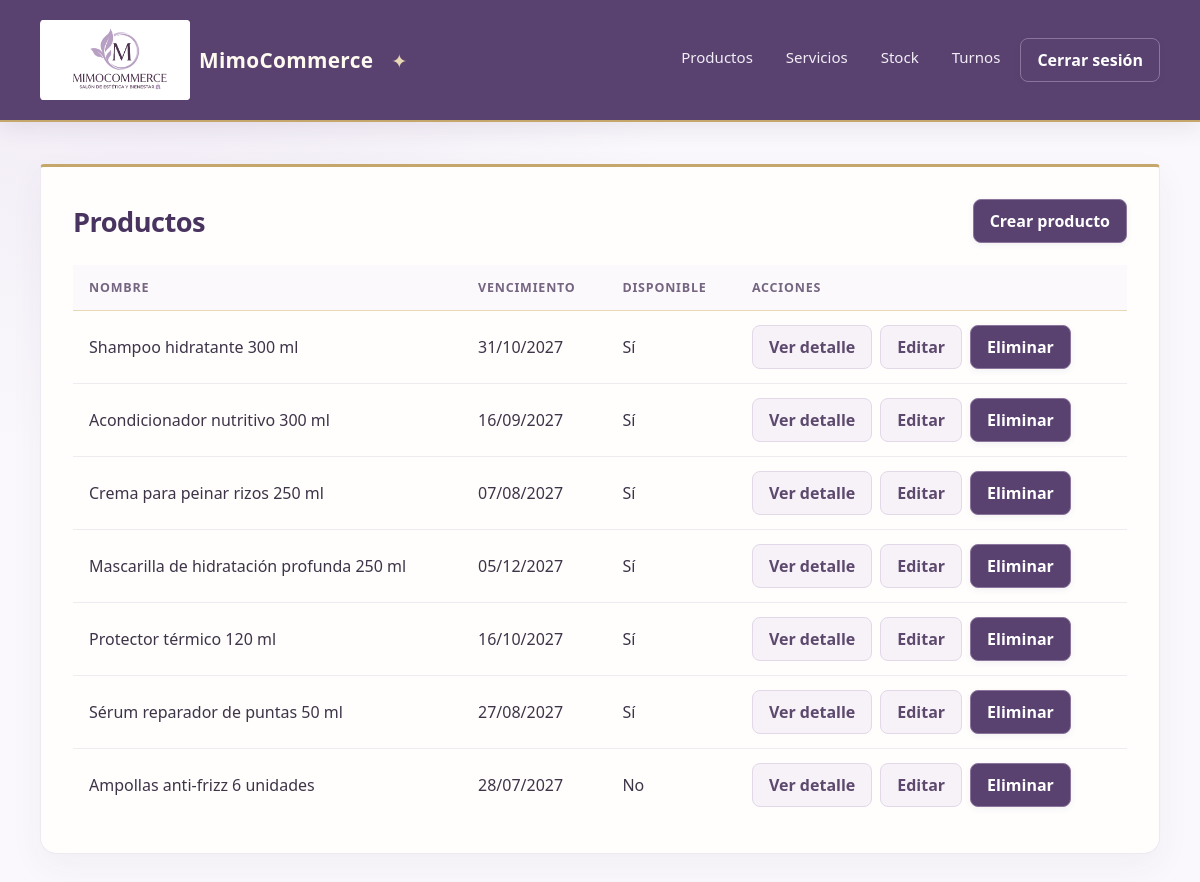
The page /productos/ (signed in) on the database its author committed.
### apps/productos/models.py (models this page shows, shortened)
class Producto(models.Model):
    nombre = models.CharField(max_length=100)
    fecha_de_vencimiento = models.DateField()
    disponibilidad = models.BooleanField(default=True)

### apps/productos/views.py (the view)
# urls.py: path('', ProductoListView.as_view(), name='producto_list'),
class ProductoListView(LoginRequiredMixin, ListView):
    model = Producto
    template_name = 'productos/list.html'
    context_object_name = 'productos'

### apps/empresa/views.py (called while the page is built)
def empresa_encabezado(request):
    return {'empresa_encabezado': Empresa.objects.order_by('pk').first()}

### templates/productos/list.html (shortened to what this page needs)
{% extends 'base/base.html' %}
{% block contentido %}
<div class="page-heading">
    <h1>Productos</h1>
    <a class="button" href="{% url 'productos:producto_create' %}">Crear producto</a>
</div>
<div class="table-wrap">
    <table>
        <thead><tr><th>Nombre</th><th>Vencimiento</th><th>Disponible</th><th>Acciones</th></tr></thead>
        <tbody>
            {% for producto in productos %}
            <tr>
                <td>{{ producto.nombre }}</td>
                <td>{{ producto.fecha_de_vencimiento|date:"d/m/Y" }}</td>
                <td>{{ producto.disponibilidad|yesno:"Sí,No" }}</td>
                <td><div class="actions">
                    <a class="button button-secondary" href="{% url 'productos:producto_detail' producto.pk %}">Ver detalle</a>
                    <a class="button button-secondary" href="{% url 'productos:producto_update' producto.pk %}">Editar</a>
                    <a class="button button-danger" href="{% url 'productos:producto_delete' producto.pk %}">Eliminar</a>
                </div></td>
            </tr>
            {% empty %}<tr><td class="empty" colspan="4">Todavía no hay productos registrados.</td></tr>{% endfor %}
        </tbody>
    </table>
</div>
{% endblock contentido %}

### static/css/estilos.css (style rules this page uses)
:root { color-scheme: light; font-family: "Segoe UI", Arial, sans-serif; color: #3d3448; background: #faf8fc; font-synthesis: none; text-rendering: optimizeLegibility; --plum: #594270; --plum-deep: #49345f; --lavender: #f2edf6; --gold: #c5a76b; --gold-light: #e8d8b5; }
* { box-sizing: border-box; }
body { min-width: 320px; min-height: 100vh; margin: 0; background: radial-gradient(ellipse at 12% 0%, #f0eaf5 0, transparent 34rem), #faf8fc; }
h1 { margin: 0 0 22px; color: var(--plum-deep); font-size: 1.7rem; font-weight: 600; letter-spacing: -.02em; }
.page-heading { display: flex; align-items: center; justify-content: space-between; gap: 16px; margin-bottom: 22px; }
.page-heading h1 { margin: 0; }
.table-wrap { overflow-x: auto; }
table { width: 100%; border-collapse: collapse; }
th, td { padding: 14px 16px; border-bottom: 1px solid #f0ebf1; text-align: left; vertical-align: middle; }
th { color: #756580; background: #fbf9fc; border-bottom-color: var(--gold-light); font-size: .78rem; font-weight: 600; text-transform: uppercase; letter-spacing: .065em; }
tbody tr { transition: background .15s ease; }
tbody tr:last-child td { border-bottom: 0; }
.actions { display: flex; flex-wrap: wrap; gap: 8px; }
.button, button { display: inline-block; border: 1px solid #8b759c; border-radius: 8px; padding: 10px 16px; background: var(--plum); color: #fff; font: inherit; font-weight: 550; text-decoration: none; cursor: pointer; box-shadow: 0 2px 6px #49345f12; transition: background .18s ease, transform .18s ease, box-shadow .18s ease, border-color .18s ease; }
.button-secondary { border-color: #e2d8e8; background: #f6f2f8; color: #5d496d; box-shadow: none; }
.button-danger { border-color: #8b759c; background: var(--plum); }

### rows shown on the page
Producto: nombre "Shampoo hidratante 300 ml", fecha_de_vencimiento "31/10/2027", disponibilidad "Sí"
Producto: nombre "Acondicionador nutritivo 300 ml", fecha_de_vencimiento "16/09/2027", disponibilidad "Sí"
Producto: nombre "Crema para peinar rizos 250 ml", fecha_de_vencimiento "07/08/2027", disponibilidad "Sí"
Producto: nombre "Mascarilla de hidratación profunda 250 ml", fecha_de_vencimiento "05/12/2027", disponibilidad "Sí"
Producto: nombre "Protector térmico 120 ml", fecha_de_vencimiento "16/10/2027", disponibilidad "Sí"
Producto: nombre "Sérum reparador de puntas 50 ml", fecha_de_vencimiento "27/08/2027", disponibilidad "Sí"
Producto: nombre "Ampollas anti-frizz 6 unidades", fecha_de_vencimiento "28/07/2027", disponibilidad "No"
